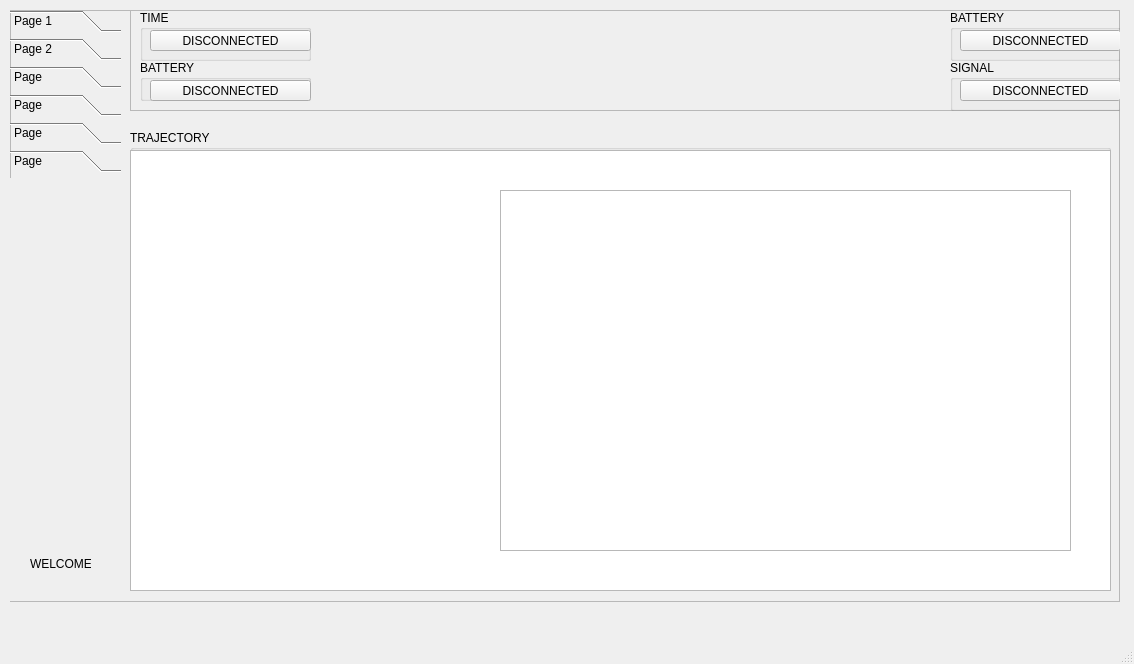
<?xml version="1.0" encoding="UTF-8"?>
<ui version="4.0">
 <class>MainWindow</class>
 <widget class="QMainWindow" name="MainWindow">
  <property name="geometry">
   <rect>
    <x>0</x>
    <y>0</y>
    <width>1134</width>
    <height>664</height>
   </rect>
  </property>
  <property name="windowTitle">
   <string>MainWindow</string>
  </property>
  <widget class="QWidget" name="centralwidget">
   <widget class="QFrame" name="frame">
    <property name="geometry">
     <rect>
      <x>10</x>
      <y>10</y>
      <width>1110</width>
      <height>592</height>
     </rect>
    </property>
    <property name="frameShape">
     <enum>QFrame::StyledPanel</enum>
    </property>
    <property name="frameShadow">
     <enum>QFrame::Raised</enum>
    </property>
    <widget class="QGroupBox" name="groupBox_2">
     <property name="geometry">
      <rect>
       <x>120</x>
       <y>120</y>
       <width>981</width>
       <height>461</height>
      </rect>
     </property>
     <property name="title">
      <string>TRAJECTORY</string>
     </property>
     <widget class="QTextBrowser" name="textBrowser">
      <property name="geometry">
       <rect>
        <x>0</x>
        <y>20</y>
        <width>981</width>
        <height>441</height>
       </rect>
      </property>
     </widget>
     <widget class="QGraphicsView" name="graphicsView">
      <property name="geometry">
       <rect>
        <x>370</x>
        <y>60</y>
        <width>571</width>
        <height>361</height>
       </rect>
      </property>
     </widget>
    </widget>
    <widget class="QFrame" name="frame_2">
     <property name="geometry">
      <rect>
       <x>120</x>
       <y>0</y>
       <width>991</width>
       <height>101</height>
      </rect>
     </property>
     <property name="frameShape">
      <enum>QFrame::StyledPanel</enum>
     </property>
     <property name="frameShadow">
      <enum>QFrame::Raised</enum>
     </property>
     <widget class="QGroupBox" name="groupBox_8">
      <property name="geometry">
       <rect>
        <x>10</x>
        <y>0</y>
        <width>171</width>
        <height>51</height>
       </rect>
      </property>
      <property name="title">
       <string>TIME </string>
      </property>
      <widget class="QToolButton" name="toolButton">
       <property name="geometry">
        <rect>
         <x>10</x>
         <y>20</y>
         <width>161</width>
         <height>21</height>
        </rect>
       </property>
       <property name="text">
        <string>DISCONNECTED</string>
       </property>
      </widget>
     </widget>
     <widget class="QGroupBox" name="groupBox_17">
      <property name="geometry">
       <rect>
        <x>10</x>
        <y>50</y>
        <width>171</width>
        <height>41</height>
       </rect>
      </property>
      <property name="title">
       <string>BATTERY</string>
      </property>
      <widget class="QToolButton" name="toolButton_3">
       <property name="geometry">
        <rect>
         <x>10</x>
         <y>20</y>
         <width>161</width>
         <height>21</height>
        </rect>
       </property>
       <property name="text">
        <string>DISCONNECTED</string>
       </property>
      </widget>
     </widget>
     <widget class="QGroupBox" name="groupBox_18">
      <property name="geometry">
       <rect>
        <x>820</x>
        <y>0</y>
        <width>171</width>
        <height>51</height>
       </rect>
      </property>
      <property name="title">
       <string>BATTERY</string>
      </property>
      <widget class="QToolButton" name="toolButton_4">
       <property name="geometry">
        <rect>
         <x>10</x>
         <y>20</y>
         <width>161</width>
         <height>21</height>
        </rect>
       </property>
       <property name="text">
        <string>DISCONNECTED</string>
       </property>
      </widget>
      <widget class="QGroupBox" name="groupBox_19">
       <property name="geometry">
        <rect>
         <x>10</x>
         <y>50</y>
         <width>171</width>
         <height>51</height>
        </rect>
       </property>
       <property name="title">
        <string>TIME </string>
       </property>
       <widget class="QToolButton" name="toolButton_5">
        <property name="geometry">
         <rect>
          <x>10</x>
          <y>20</y>
          <width>161</width>
          <height>21</height>
         </rect>
        </property>
        <property name="text">
         <string>DISCONNECTED</string>
        </property>
       </widget>
      </widget>
     </widget>
     <widget class="QGroupBox" name="groupBox_20">
      <property name="geometry">
       <rect>
        <x>820</x>
        <y>50</y>
        <width>171</width>
        <height>51</height>
       </rect>
      </property>
      <property name="title">
       <string>SIGNAL</string>
      </property>
      <widget class="QToolButton" name="toolButton_6">
       <property name="geometry">
        <rect>
         <x>10</x>
         <y>20</y>
         <width>161</width>
         <height>21</height>
        </rect>
       </property>
       <property name="text">
        <string>DISCONNECTED</string>
       </property>
      </widget>
     </widget>
    </widget>
    <widget class="QToolBox" name="toolBox">
     <property name="geometry">
      <rect>
       <x>0</x>
       <y>0</y>
       <width>111</width>
       <height>591</height>
      </rect>
     </property>
     <property name="currentIndex">
      <number>5</number>
     </property>
     <widget class="QWidget" name="page">
      <property name="geometry">
       <rect>
        <x>0</x>
        <y>0</y>
        <width>111</width>
        <height>405</height>
       </rect>
      </property>
      <attribute name="label">
       <string>Page 1</string>
      </attribute>
     </widget>
     <widget class="QWidget" name="page_2">
      <property name="geometry">
       <rect>
        <x>0</x>
        <y>0</y>
        <width>111</width>
        <height>405</height>
       </rect>
      </property>
      <attribute name="label">
       <string>Page 2</string>
      </attribute>
     </widget>
     <widget class="QWidget" name="page_3">
      <property name="geometry">
       <rect>
        <x>0</x>
        <y>0</y>
        <width>111</width>
        <height>405</height>
       </rect>
      </property>
      <attribute name="label">
       <string>Page</string>
      </attribute>
     </widget>
     <widget class="QWidget" name="page_4">
      <property name="geometry">
       <rect>
        <x>0</x>
        <y>0</y>
        <width>111</width>
        <height>405</height>
       </rect>
      </property>
      <attribute name="label">
       <string>Page</string>
      </attribute>
     </widget>
     <widget class="QWidget" name="page_5">
      <property name="geometry">
       <rect>
        <x>0</x>
        <y>0</y>
        <width>111</width>
        <height>405</height>
       </rect>
      </property>
      <attribute name="label">
       <string>Page</string>
      </attribute>
     </widget>
     <widget class="QWidget" name="page_6">
      <property name="geometry">
       <rect>
        <x>0</x>
        <y>0</y>
        <width>111</width>
        <height>405</height>
       </rect>
      </property>
      <attribute name="label">
       <string>Page</string>
      </attribute>
      <widget class="QLabel" name="label_4">
       <property name="geometry">
        <rect>
         <x>20</x>
         <y>370</y>
         <width>61</width>
         <height>31</height>
        </rect>
       </property>
       <property name="text">
        <string>WELCOME</string>
       </property>
      </widget>
     </widget>
    </widget>
   </widget>
  </widget>
  <widget class="QMenuBar" name="menubar">
   <property name="geometry">
    <rect>
     <x>0</x>
     <y>0</y>
     <width>1134</width>
     <height>26</height>
    </rect>
   </property>
  </widget>
  <widget class="QStatusBar" name="statusbar"/>
 </widget>
 <resources/>
 <connections/>
</ui>
